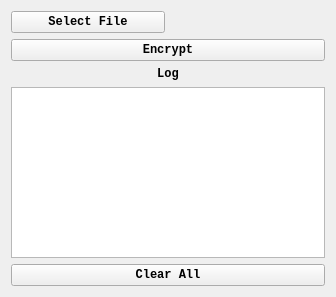
<?xml version="1.0" encoding="UTF-8"?>
<ui version="4.0">
 <class>Form</class>
 <widget class="QWidget" name="Form">
  <property name="geometry">
   <rect>
    <x>0</x>
    <y>0</y>
    <width>336</width>
    <height>297</height>
   </rect>
  </property>
  <property name="font">
   <font>
    <family>Courier New</family>
    <weight>75</weight>
    <bold>true</bold>
   </font>
  </property>
  <property name="windowTitle">
   <string>Form</string>
  </property>
  <layout class="QGridLayout" name="gridLayout_2">
   <item row="0" column="0">
    <layout class="QGridLayout" name="gridLayout">
     <item row="0" column="0">
      <layout class="QHBoxLayout" name="horizontalLayout">
       <item>
        <widget class="QPushButton" name="Select_BTN">
         <property name="text">
          <string>Select File</string>
         </property>
        </widget>
       </item>
       <item>
        <widget class="QLabel" name="label">
         <property name="text">
          <string/>
         </property>
        </widget>
       </item>
      </layout>
     </item>
     <item row="1" column="0">
      <layout class="QVBoxLayout" name="verticalLayout">
       <item>
        <widget class="QPushButton" name="Encrypt_BTN">
         <property name="text">
          <string>Encrypt</string>
         </property>
        </widget>
       </item>
       <item>
        <widget class="QLabel" name="label_2">
         <property name="text">
          <string>&lt;html&gt;&lt;head/&gt;&lt;body&gt;&lt;p align=&quot;center&quot;&gt;Log&lt;/p&gt;&lt;/body&gt;&lt;/html&gt;</string>
         </property>
        </widget>
       </item>
       <item>
        <widget class="QPlainTextEdit" name="plainTextEdit">
         <property name="readOnly">
          <bool>true</bool>
         </property>
         <property name="plainText">
          <string/>
         </property>
        </widget>
       </item>
      </layout>
     </item>
     <item row="2" column="0">
      <widget class="QPushButton" name="Clear">
       <property name="text">
        <string>Clear All</string>
       </property>
      </widget>
     </item>
    </layout>
   </item>
  </layout>
 </widget>
 <resources/>
 <connections>
  <connection>
   <sender>Select_BTN</sender>
   <signal>clicked()</signal>
   <receiver>label</receiver>
   <slot>update()</slot>
   <hints>
    <hint type="sourcelabel">
     <x>57</x>
     <y>34</y>
    </hint>
    <hint type="destinationlabel">
     <x>196</x>
     <y>36</y>
    </hint>
   </hints>
  </connection>
  <connection>
   <sender>Clear</sender>
   <signal>clicked()</signal>
   <receiver>plainTextEdit</receiver>
   <slot>clear()</slot>
   <hints>
    <hint type="sourcelabel">
     <x>43</x>
     <y>261</y>
    </hint>
    <hint type="destinationlabel">
     <x>46</x>
     <y>187</y>
    </hint>
   </hints>
  </connection>
  <connection>
   <sender>Clear</sender>
   <signal>clicked()</signal>
   <receiver>label</receiver>
   <slot>clear()</slot>
   <hints>
    <hint type="sourcelabel">
     <x>271</x>
     <y>260</y>
    </hint>
    <hint type="destinationlabel">
     <x>274</x>
     <y>23</y>
    </hint>
   </hints>
  </connection>
 </connections>
</ui>
